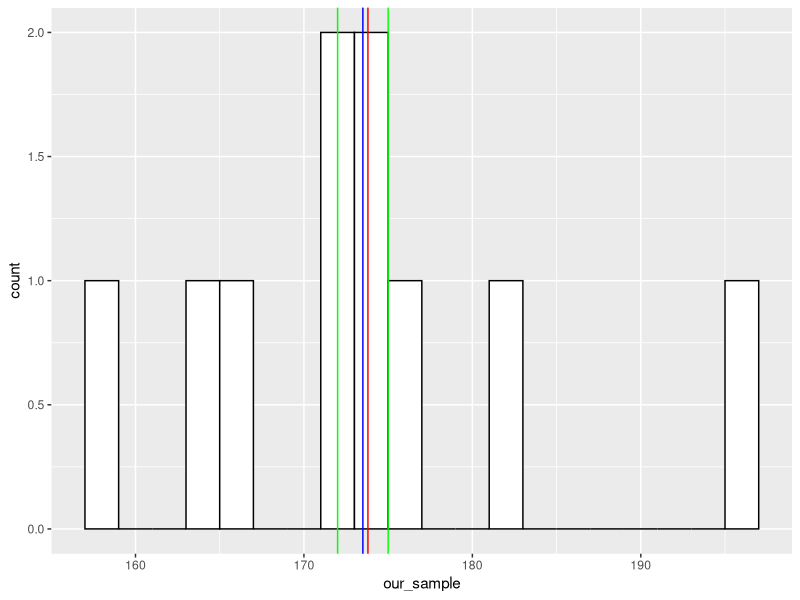
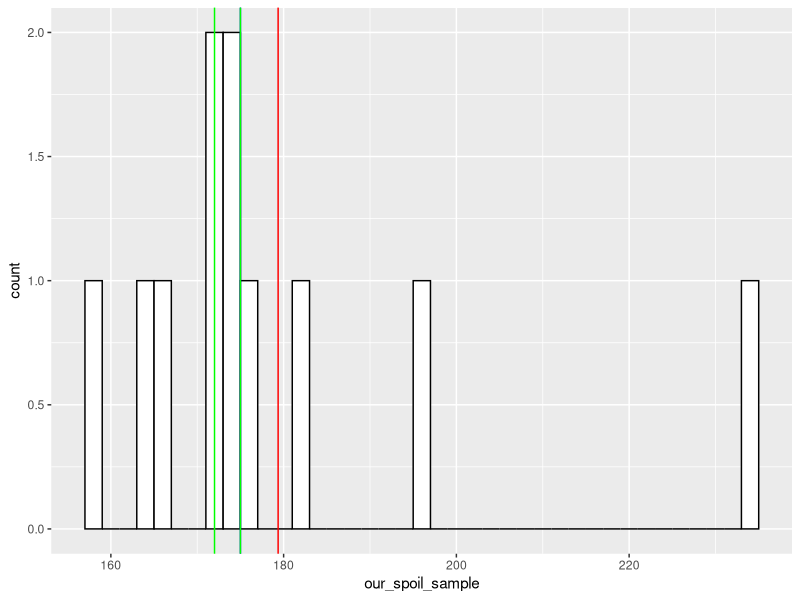
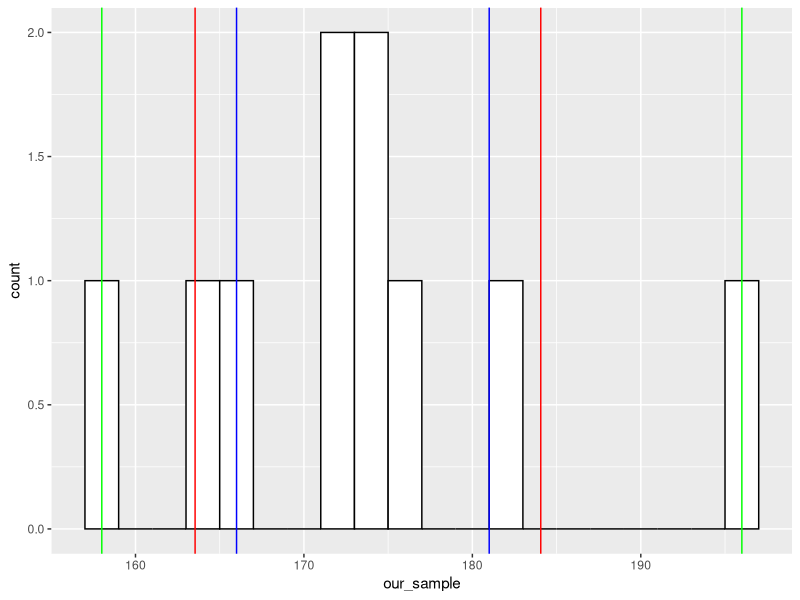
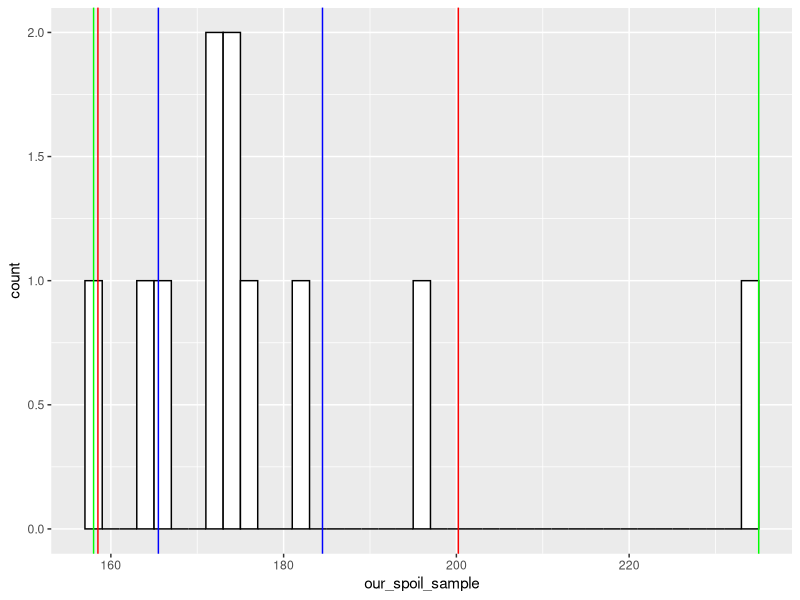
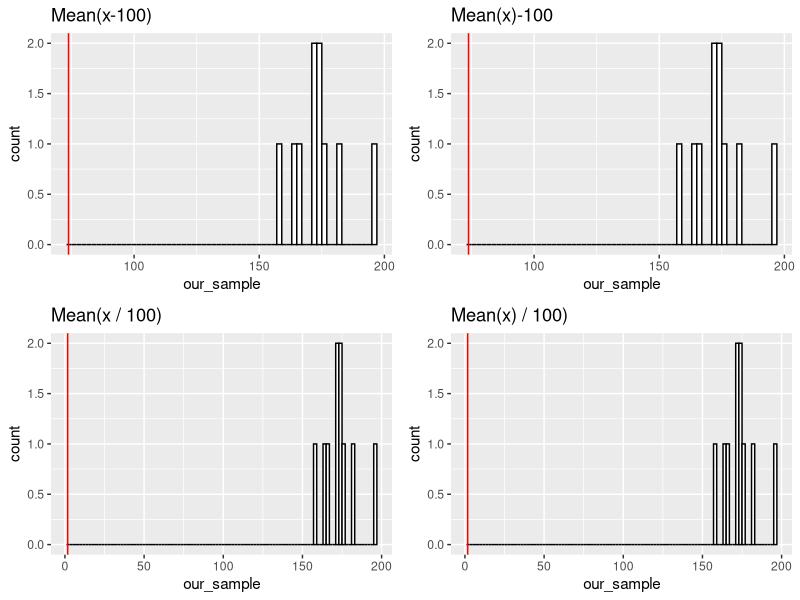
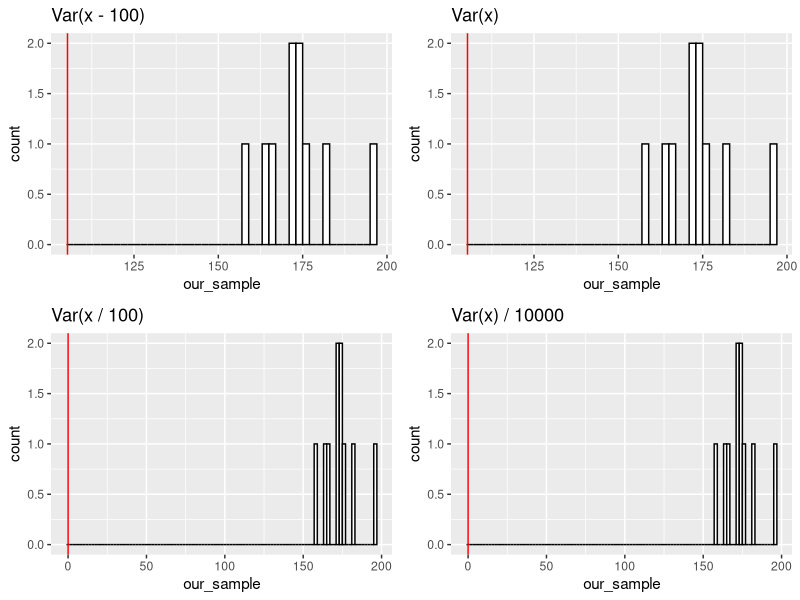
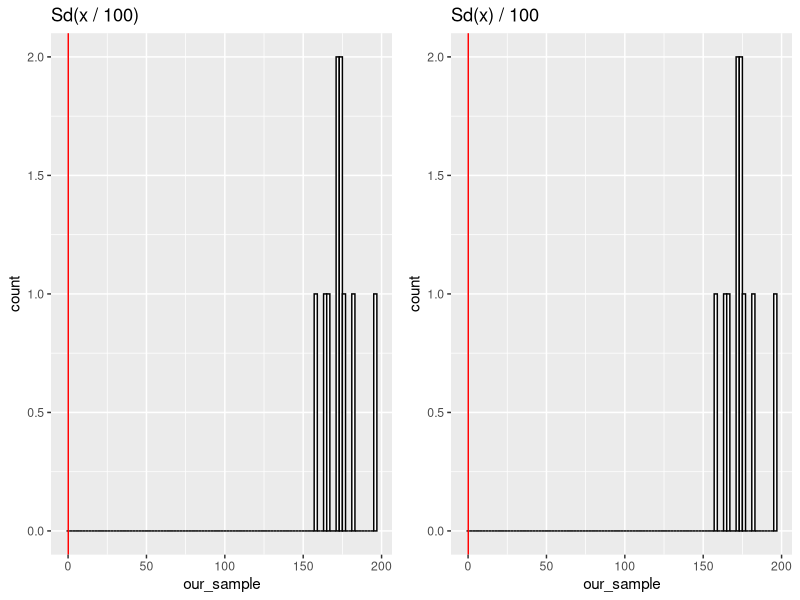
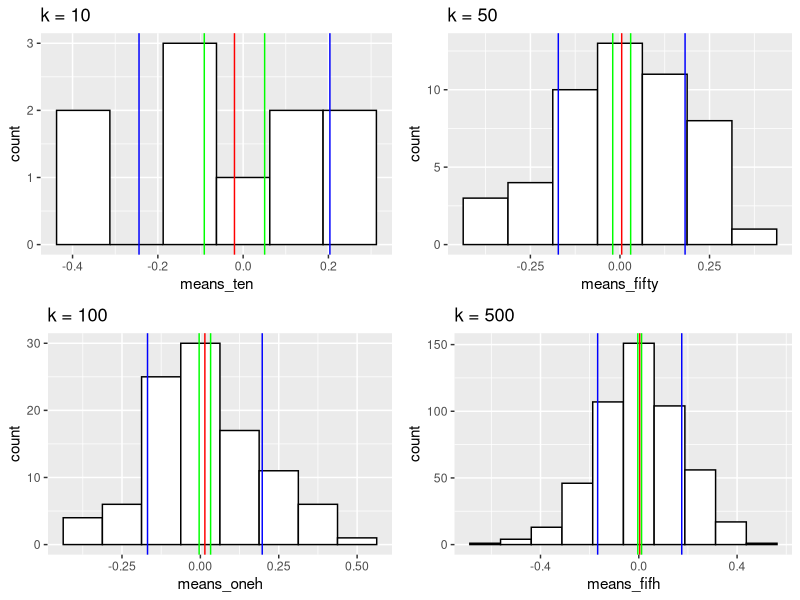

Write the R code that produced these figures, in order.
## ---- chunk 1
library(ggplot2)
library(ggpubr)
## ---- chunk 2
our_sample <- c(175, 176, 182, 165, 167, 172, 175,196, 158, 172)
## ---- chunk 3
mean(our_sample)
my_mean <- function(x){
  print(sum(x)/length(x))
}
my_mean(our_sample)
## ---- chunk 4
mean(our_sample, trim = 0.1)
## ---- chunk 5
median(our_sample)
my_median <- function(x){
if (length(x) %% 2 == 0) {
  print((sort(x)[length(x)/2] + sort(x)[(length(x)/2) + 1])/2)
}
  else {
    print((sort(x)[(length(x)/2) + 1]))
    }
}
my_median(our_sample)
## ---- chunk 6
my_mode <- function(x) {
t <- table(x)
print(as.numeric(names(t[t == max(t)])))
}
my_mode(our_sample)
## ---- chunk 7
ggplot() + 
  aes(our_sample) + 
  geom_histogram(binwidth=2, colour="black", fill="white") +
  geom_vline(xintercept=mean(our_sample), color="red") +
  geom_vline(xintercept=median(our_sample), color="blue") +
  geom_vline(xintercept=my_mode(our_sample), color="green")
## ---- chunk 8
our_spoil_sample <- c(175, 176, 182, 165, 167, 172, 175,196, 158, 172, 235)
## ---- chunk 9
mean(our_spoil_sample)
my_mean(our_spoil_sample)
## ---- chunk 10
median(our_spoil_sample)
my_median(our_spoil_sample)
## ---- chunk 11
my_mode(our_spoil_sample)
## ---- chunk 12
ggplot() + 
  aes(our_spoil_sample) + 
  geom_histogram(binwidth=2, colour="black", fill="white") +
  geom_vline(xintercept=mean(our_spoil_sample), color="red") +
  geom_vline(xintercept=median(our_spoil_sample), color="blue") +
  geom_vline(xintercept=my_mode(our_spoil_sample), color="green") 

## ---- chunk 13
var(our_sample)
my_var <- function(x){
 n <- sapply(x, function(a)(a - mean(x))^2)
 print(sum(n)/(length(x)-1))
}
my_var(our_sample)
## ---- chunk 14
sd(our_sample)
my_sd <- function(x){
 n <- sapply(x, function(a)(a - mean(x))^2)
 print((sum(n)/(length(x)-1))^0.5)
}
my_sd(our_sample)
## ---- chunk 15
ggplot() + 
  aes(our_sample) + 
  geom_histogram(binwidth=2, colour="black", fill="white") +
  geom_vline(xintercept=c(median(our_sample) + 
                            IQR(our_sample),median(our_sample) - IQR(our_sample)), color="blue") +
  geom_vline(xintercept=c(mean(our_sample) + 
                            sd(our_sample),mean(our_sample) - sd(our_sample)), color="red") +
  geom_vline(xintercept=range(our_sample), color="green")

## ---- chunk 16
var(our_spoil_sample)
my_var(our_spoil_sample)
## ---- chunk 17
sd(our_spoil_sample)
my_sd(our_spoil_sample)
## ---- chunk 18
ggplot() + 
  aes(our_spoil_sample) + 
  geom_histogram(binwidth=2, colour="black", fill="white") +
  geom_vline(xintercept=c(median(our_spoil_sample) + 
                            IQR(our_spoil_sample),median(our_spoil_sample) - 
                            IQR(our_spoil_sample)), color="blue") +
  geom_vline(xintercept=c(mean(our_spoil_sample) + 
                            sd(our_spoil_sample),mean(our_spoil_sample) - 
                            sd(our_spoil_sample)), color="red") +
  geom_vline(xintercept=range(our_spoil_sample), color="green")

## ---- chunk 19
sum_table <- matrix(c(mean(our_sample), mean(our_sample - 100), mean(our_sample / 100), 
                      var(our_sample), var(our_sample - 100),var(our_sample / 100), 
                      sd(our_sample), sd(our_sample - 100), sd(our_sample / 100)), ncol = 3, byrow = TRUE)

colnames(sum_table) <- c("X","X-100","X/100")
rownames(sum_table) <- c("mean","var","sd")
sum_table <- as.table(sum_table)
## ---- chunk 20
sum_table
## ---- chunk 21
abs(sum(our_sample - mean(our_sample)) - 0) < 0.000000001
## ---- chunk 22
a <- ggplot() + 
  aes(our_sample) + 
  geom_histogram(binwidth=2, colour="black", fill="white") +
  geom_vline(xintercept=mean(our_sample-100), color="red") +
  ggtitle(label = 'Mean(x-100)')

b <- ggplot() + 
  aes(our_sample) + 
  geom_histogram(binwidth=2, colour="black", fill="white") +
  geom_vline(xintercept=(mean(our_sample) -100), color="red") + 
  ggtitle(label = 'Mean(x)-100')

c <- ggplot() + 
  aes(our_sample) + 
  geom_histogram(binwidth=2, colour="black", fill="white") +
  geom_vline(xintercept=(mean(our_sample/100)), color="red") + 
  ggtitle(label = 'Mean(x / 100)')
d <- ggplot() + 
  aes(our_sample) + 
  geom_histogram(binwidth=2, colour="black", fill="white") +
  geom_vline(xintercept=(mean(our_sample)/100), color="red") + 
  ggtitle(label = 'Mean(x) / 100)')

ggarrange(a, b, c, d, ncol = 2, nrow = 2)
## ---- chunk 23
e <- ggplot() + 
  aes(our_sample) + 
  geom_histogram(binwidth=2, colour="black", fill="white") +
  geom_vline(xintercept=(var(our_sample - 100)), color="red") + 
  ggtitle(label = 'Var(x - 100)')
f <- ggplot() + 
  aes(our_sample) + 
  geom_histogram(binwidth=2, colour="black", fill="white") +
  geom_vline(xintercept=(var(our_sample)), color="red") + 
  ggtitle(label = 'Var(x)')
g <- ggplot() + 
  aes(our_sample) + 
  geom_histogram(binwidth=2, colour="black", fill="white") +
  geom_vline(xintercept=(var(our_sample/100)), color="red") + 
  ggtitle(label = 'Var(x / 100)')
k <- ggplot() + 
  aes(our_sample) + 
  geom_histogram(binwidth=2, colour="black", fill="white") +
  geom_vline(xintercept=(var(our_sample/10000)), color="red") + 
  ggtitle(label = 'Var(x) / 10000')
ggarrange(e, f, g, k, ncol = 2, nrow = 2)
## ---- chunk 24
l <- ggplot() + 
  aes(our_sample) + 
  geom_histogram(binwidth=2, colour="black", fill="white") +
  geom_vline(xintercept=(sd(our_sample / 100)), color="red") + 
  ggtitle(label = 'Sd(x / 100)')
m <- ggplot() + 
  aes(our_sample) + 
  geom_histogram(binwidth=2, colour="black", fill="white") +
  geom_vline(xintercept=(sd(our_sample)/100), color="red") + 
  ggtitle(label = 'Sd(x) / 100')


## ---- chunk 25
ggarrange(l,m, ncol = 2, nrow = 1)
## ---- chunk 26
pnorm(156, 175, 10)
## ---- chunk 27
pnorm(198, 175, 10, lower.tail = FALSE)
## ---- chunk 28
pnorm(172, 175, 10) - pnorm(168, 175, 10)
## ---- chunk 29
pnorm(1) - pnorm(-1) # 68% of the data is within 1 standard deviation 
pnorm(2) - pnorm(-2) # 95% of the data is within 2 standard deviations
pnorm(3) - pnorm(-3) # 99.7% of the data is within 3 standard deviations
## ---- chunk 30
set.seed(42)
norm_sample <- rnorm(1000,175,10)
mean(norm_sample)
sd(norm_sample)
## ---- chunk 31
stand_norm_sample <- scale(norm_sample)
mean(stand_norm_sample)
sd(stand_norm_sample)
## ---- chunk 32
set.seed(42)
large_population <- rnorm(1000000)
my_samples_ten <- replicate(10, sample(large_population, 30)) #k  = 10
means_ten <- colMeans(my_samples_ten)
my_samples_fifty <- replicate(50, sample(large_population, 30)) #k = 50
means_fifty <- colMeans(my_samples_fifty)
my_samples_oneh <- replicate(100, sample(large_population, 30)) #k = 100
means_oneh <- colMeans(my_samples_oneh)
my_samples_fifh <- replicate(500, sample(large_population, 30)) #k = 500
means_fifh <- colMeans(my_samples_fifh)

se <- function(x) sqrt(var(x)/length(x))
means_table <- matrix(c(mean(means_ten), sd(means_ten), se(means_ten), 
                      mean(means_fifty), sd(means_fifty), se(means_fifty), 
                      mean(means_oneh), sd(means_oneh), se(means_oneh),
                      mean(means_fifh), sd(means_fifh), se(means_fifh)), ncol = 3, byrow = TRUE)

colnames(means_table) <- c("mean","sd","SE")
rownames(means_table) <- c("10","50","100", "500")
means_table <- as.table(means_table)
## ---- chunk 33
means_table
## ---- chunk 34
n <- ggplot() + 
  aes(means_ten) + 
  geom_histogram(binwidth=0.125, colour="black", fill="white") +
  geom_vline(xintercept=mean(means_ten), color="red") +
  geom_vline(xintercept=c(mean(means_ten) + sd(means_ten), 
                          mean(means_ten) - sd(means_ten)), color="blue") +
  geom_vline(xintercept=c(mean(means_ten) + se(means_ten), 
                          mean(means_ten) - se(means_ten)), color="green") +
  ggtitle(label = 'k = 10')

o <- ggplot() + 
  aes(means_fifty) + 
  geom_histogram(binwidth=0.125, colour="black", fill="white") +
  geom_vline(xintercept=mean(means_fifty), color="red") +
  geom_vline(xintercept=c(mean(means_fifty) + sd(means_fifty), 
                          mean(means_fifty) - sd(means_fifty)), color="blue") +
  geom_vline(xintercept=c(mean(means_fifty) + se(means_fifty),
                          mean(means_fifty) - se(means_fifty)), color="green") +
  ggtitle(label = 'k = 50')

p <- ggplot() + 
  aes(means_oneh) + 
  geom_histogram(binwidth=0.125, colour="black", fill="white") +
  geom_vline(xintercept=mean(means_oneh), color="red") +
  geom_vline(xintercept=c(mean(means_oneh) + sd(means_oneh), 
                          mean(means_oneh) - sd(means_oneh)), color="blue") +
  geom_vline(xintercept=c(mean(means_oneh) + se(means_oneh),
                          mean(means_oneh) - se(means_oneh)), color="green") +
  ggtitle(label = 'k = 100')

k <- ggplot() + 
  aes(means_fifh) + 
  geom_histogram(binwidth=0.125, colour="black", fill="white") +
  geom_vline(xintercept=mean(means_fifh), color="red") +
  geom_vline(xintercept=c(mean(means_fifh) + sd(means_fifh), 
                          mean(means_fifh) - sd(means_fifh)), color="blue") +
  geom_vline(xintercept=c(mean(means_fifh) + se(means_fifh),
                          mean(means_fifh) - se(means_fifh)), color="green") +
  ggtitle(label = 'k = 500')

ggarrange(n, o, p, k, ncol = 2, nrow = 2)
